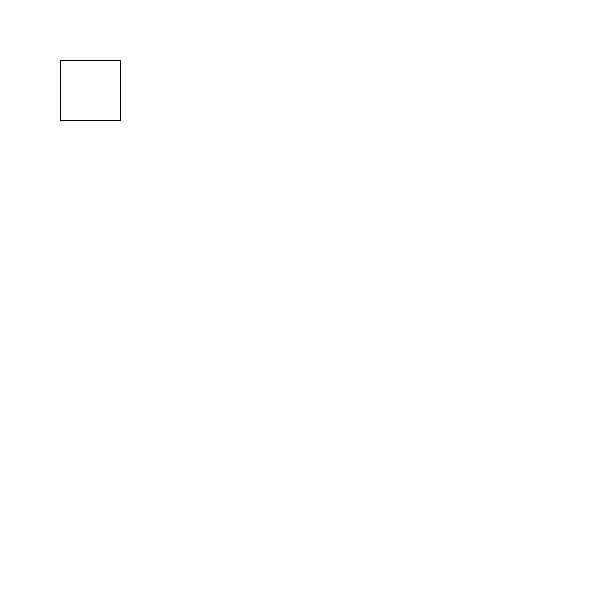
Frame 1 (no input)
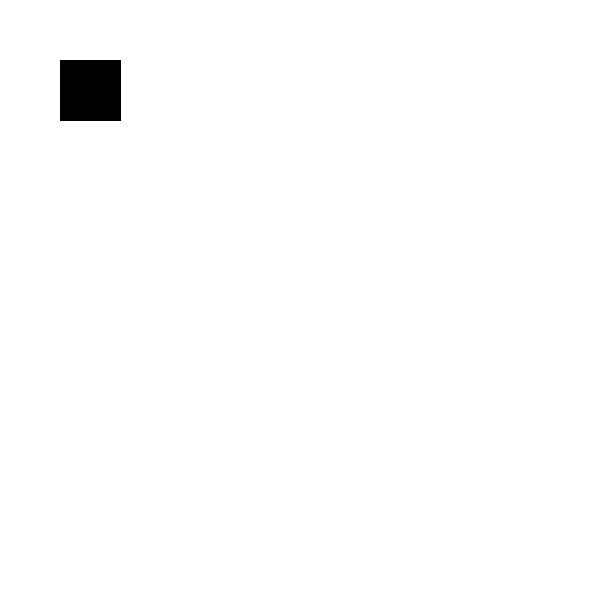
Frame 60 (the mouse pressed at the canvas centre just before this capture)
Frame 120 (the mouse held since frame 60 and released just before this capture): identical to frame 60, image omitted

The Processing sketch that drew these frames (run headless with seeded random() and noise(); from frame 60 on, the mouse is pressed at the canvas centre):

// Processing sketch: square_moving
// ── square_moving.pde
void setup(){
  size(600,600);
  background(255);
}

int x = 60;
int y = 60;

void draw(){  
    rect(x,y,60,60);
    fill(0);
}

void keyPressed() {
    if (key == CODED){
      if (keyCode == RIGHT) {
        x = x+30;
      } else if (keyCode == LEFT) {
        x = x-30;
        fill (0);
      } else if (keyCode == DOWN){
        y = y+30;
      } else if (keyCode == UP){
        y = y-30;
      }
  
    }
}
